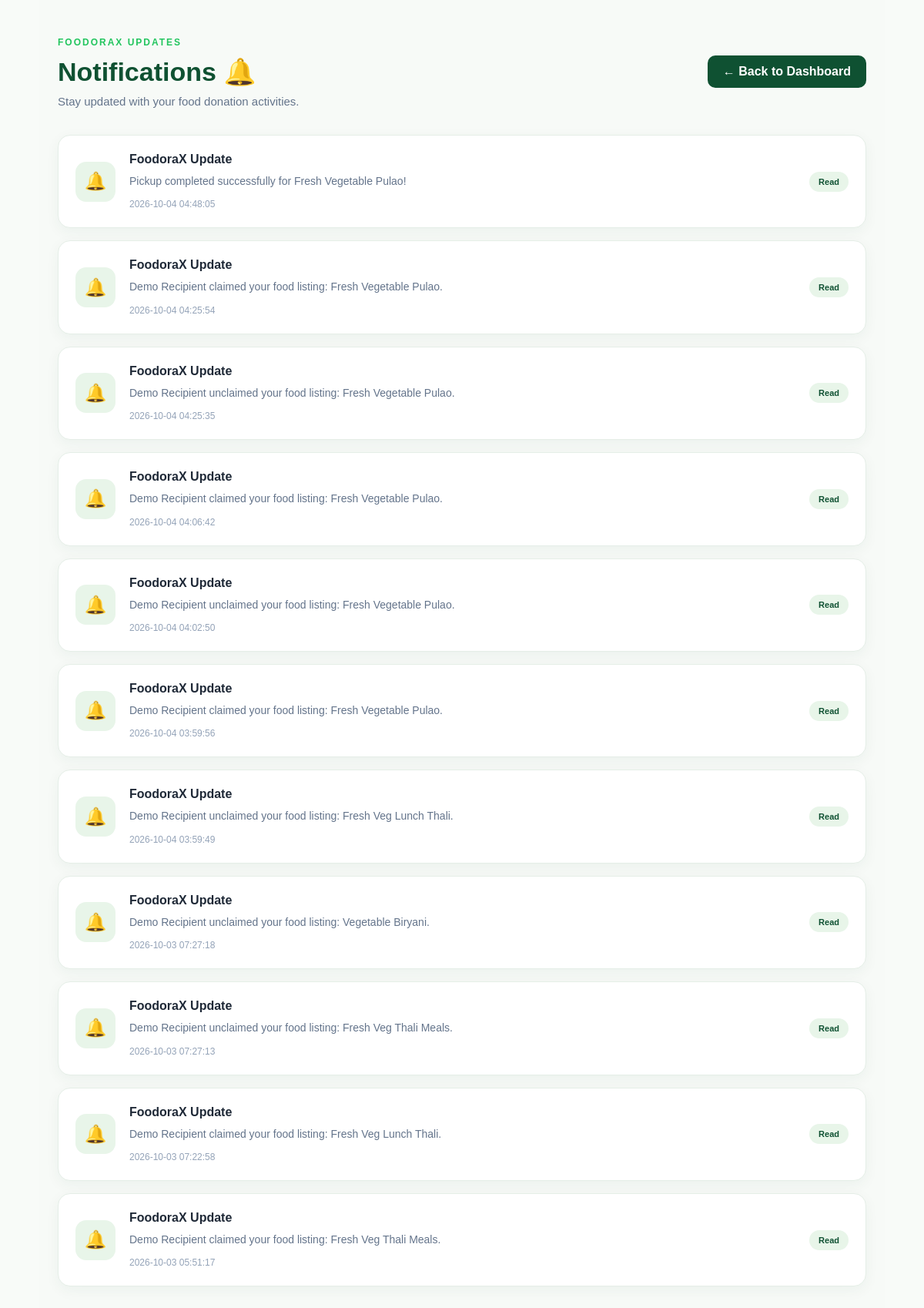
Page /notifications (signed in) on the committed database.
### tables this page shows
CREATE TABLE notifications (
                id INTEGER PRIMARY KEY AUTOINCREMENT,
                user_id INTEGER NOT NULL,
                message TEXT NOT NULL,
                is_read INTEGER DEFAULT 0,
                created_at TIMESTAMP DEFAULT CURRENT_TIMESTAMP,
                FOREIGN KEY (user_id) REFERENCES users(id)
            );

### app.py (the view)
@app.route("/notifications")
def notifications():
    user = get_current_user()
    if not user:
        return redirect(url_for("login"))
    with get_db() as conn:
        user_notifications = conn.execute("""
            SELECT *
            FROM notifications
            WHERE user_id = ?
            ORDER BY created_at DESC
        """, (user["id"],)).fetchall()
        conn.execute("""
            UPDATE notifications
            SET is_read = 1
            WHERE user_id = ?
        """, (user["id"],))
    return render_template(
        "notifications.html",
        user=user,
        notifications=user_notifications
    )

### app.py (called while the page is built)
def get_db():
    conn = sqlite3.connect(DATABASE, timeout=30)
    conn.row_factory = sqlite3.Row
    return conn

def get_current_user():
    user_id = session.get("user_id")
    if user_id:
        with get_db() as conn:
            return conn.execute(
                "SELECT * FROM users WHERE id = ?",
                (user_id,)
            ).fetchone()
    return None

@app.context_processor
def inject_notification_count():
    user = get_current_user()
    if not user:
        return {"unread_notifications": 0}
    with get_db() as conn:
        count = conn.execute("""
            SELECT COUNT(*) AS total
            FROM notifications
            WHERE user_id = ? AND is_read = 0
        """, (user["id"],)).fetchone()["total"]
    return {"unread_notifications": count}

### templates/notifications.html (shortened to what this page needs)
<!DOCTYPE html>
<html lang="en">
<head>
    <link rel="stylesheet" href="{{ url_for('static', filename='style.css') }}">
</head>
<body>
    <div class="notifications-page">
        <div class="notifications-header">
            <div>
                <span class="notification-tag">FOODORAX UPDATES</span>
                <h1>Notifications 🔔</h1>
                <p>Stay updated with your food donation activities.</p>
            </div>
            <a href="{{ url_for('dashboard') }}" class="notification-back">
                ← Back to Dashboard
            </a>
        </div>
        <div class="notification-list">
            {% if notifications %}
                {% for item in notifications %}
                <div class="notification-card">
                    <div class="notification-icon">🔔</div>
                    <div class="notification-content">
                        <h3>FoodoraX Update</h3>
                        <p>{{ item['message'] }}</p>
                        <span class="notification-time">
                            {{ item['created_at'] }}
                        </span>
                    </div>
                    <span class="notification-status">Read</span>
                </div>
                {% endfor %}
            {% endif %}
        </div>
    </div>
</body>
</html>

### static/style.css (style rules this page uses)
:root { --primary: #0F5132; --accent: #22C55E; --orange: #FF8A3D; --dark: #1F2937; --light: #E8F5E9; --white: #FFFFFF; --muted: #718078; --border: #E2ECE5; --background: #F8FBF8; }
* { margin: 0; padding: 0; box-sizing: border-box; }
html { scroll-behavior: smooth; }
body { font-family: Arial, Helvetica, sans-serif; background: var(--background); color: var(--dark); }
a { text-decoration: none; color: inherit; }
.notifications-page { max-width: 1100px; margin: 0 auto; padding: 45px 25px; min-height: 100vh; background: #f7faf7; }
.notifications-header { display: flex; justify-content: space-between; align-items: center; gap: 20px; flex-wrap: wrap; margin-bottom: 35px; }
.notification-tag { color: #22C55E; font-size: 12px; font-weight: 800; letter-spacing: 2px; }
.notifications-header h1 { color: #0F5132; font-size: 34px; margin: 10px 0; }
.notifications-header p { color: #64748b; font-size: 15px; }
.notification-back { text-decoration: none; color: white; background: #0F5132; padding: 12px 20px; border-radius: 10px; font-weight: 600; transition: 0.3s; }
.notification-list { display: flex; flex-direction: column; gap: 16px; }
.notification-card { display: flex; align-items: center; gap: 18px; background: white; padding: 22px; border: 1px solid #e5eee7; border-radius: 16px; box-shadow: 0 5px 18px rgba(15, 81, 50, 0.05); transition: 0.3s; }
.notification-icon { width: 52px; height: 52px; min-width: 52px; display: flex; justify-content: center; align-items: center; background: #E8F5E9; border-radius: 14px; font-size: 23px; }
.notification-content { flex: 1; }
.notification-content h3 { color: #1F2937; font-size: 16px; margin: 0 0 8px; }
.notification-content p { color: #64748b; font-size: 14px; line-height: 1.6; margin: 0 0 9px; }
.notification-time { color: #94a3b8; font-size: 12px; }
.notification-status { color: #0F5132; background: #E8F5E9; padding: 7px 12px; border-radius: 20px; font-size: 11px; font-weight: 700; }

### rows in the picture
notifications: message "Pickup completed successfully for Fresh Vegetable Pulao!", created_at "2026-10-04 04:48:05"
notifications: message "Demo Recipient claimed your food listing: Fresh Vegetable Pulao.", created_at "2026-10-04 04:25:54"
notifications: message "Demo Recipient unclaimed your food listing: Fresh Vegetable Pulao.", created_at "2026-10-04 04:25:35"
notifications: message "Demo Recipient claimed your food listing: Fresh Vegetable Pulao.", created_at "2026-10-04 04:06:42"
notifications: message "Demo Recipient unclaimed your food listing: Fresh Vegetable Pulao.", created_at "2026-10-04 04:02:50"
notifications: message "Demo Recipient claimed your food listing: Fresh Vegetable Pulao.", created_at "2026-10-04 03:59:56"
notifications: message "Demo Recipient unclaimed your food listing: Fresh Veg Lunch Thali.", created_at "2026-10-04 03:59:49"
notifications: message "Demo Recipient unclaimed your food listing: Vegetable Biryani.", created_at "2026-10-03 07:27:18"
notifications: message "Demo Recipient unclaimed your food listing: Fresh Veg Thali Meals.", created_at "2026-10-03 07:27:13"
notifications: message "Demo Recipient claimed your food listing: Fresh Veg Lunch Thali.", created_at "2026-10-03 07:22:58"
notifications: message "Demo Recipient claimed your food listing: Fresh Veg Thali Meals.", created_at "2026-10-03 05:51:17"
